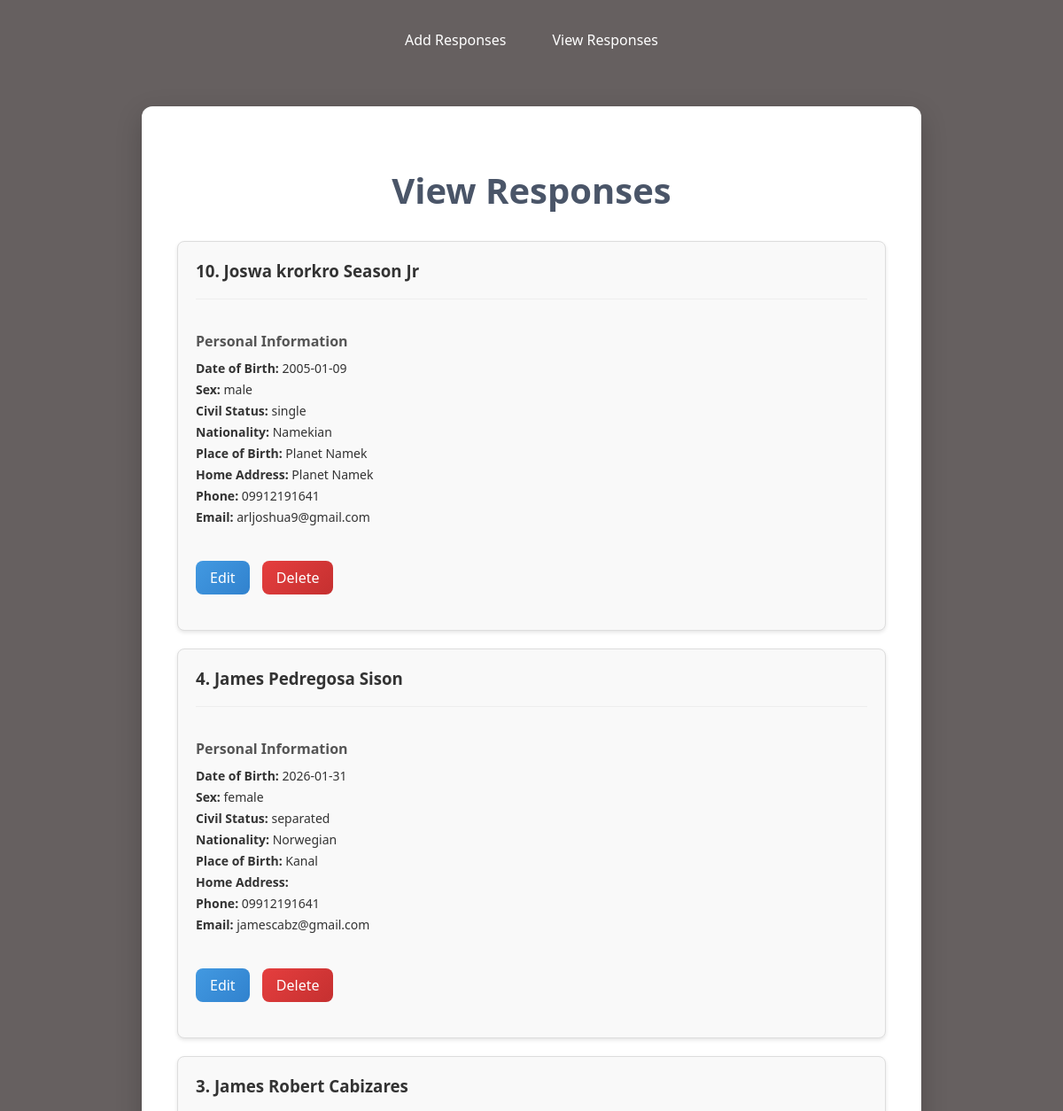
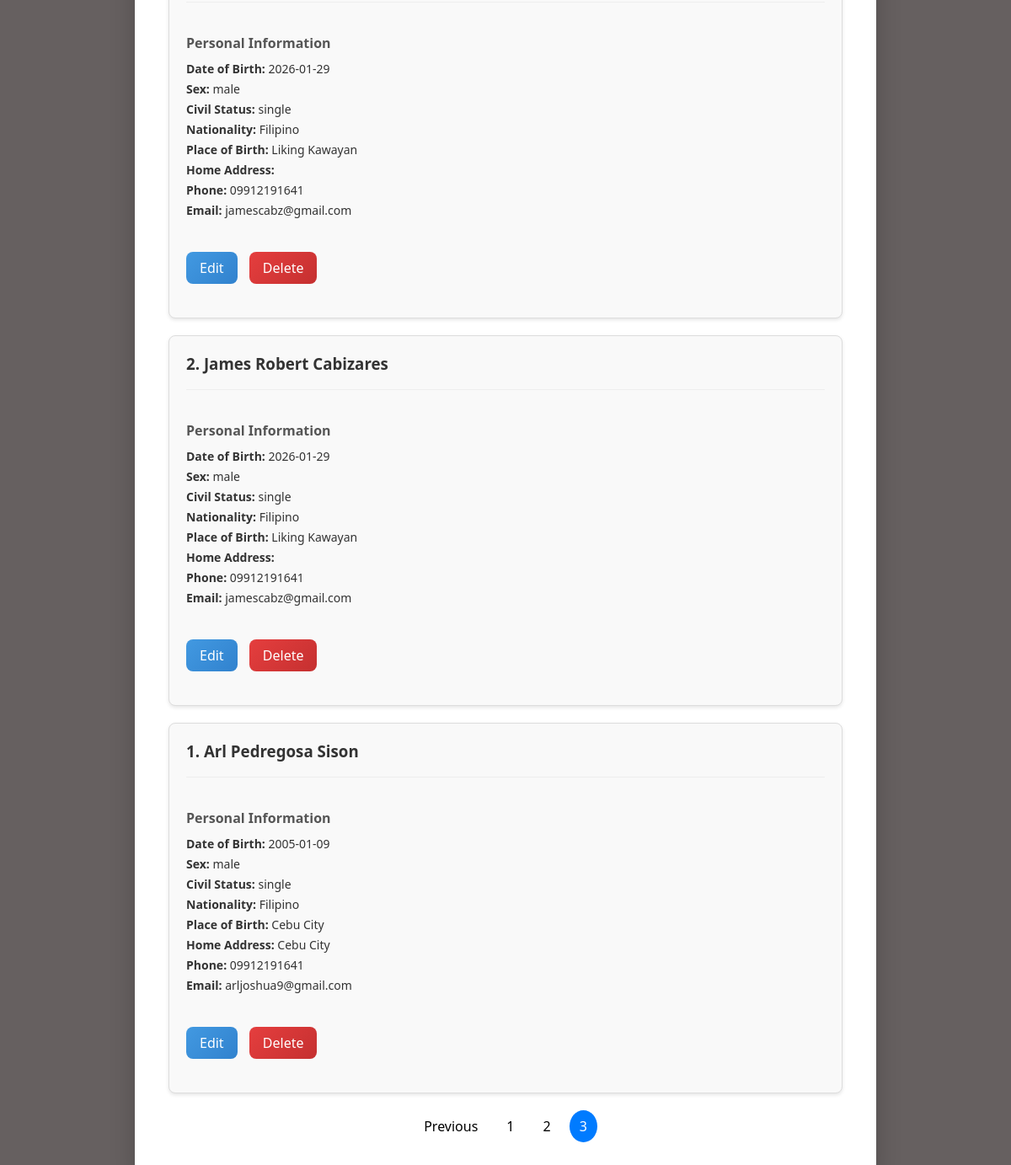
Page /View/view.php?page=3 on the committed database (2 pictures, top to bottom).
### tables this page shows
CREATE TABLE `user` (
  `user_id` int(255) NOT NULL,
  `first_name` varchar(255) NOT NULL,
  `middle_name` varchar(255) NOT NULL,
  `last_name` varchar(255) NOT NULL,
  `suffix` varchar(255) DEFAULT NULL,
  `date_of_birth` date NOT NULL,
  `sex` varchar(255) NOT NULL,
  `civil_status` varchar(255) NOT NULL,
  `nationality` varchar(255) NOT NULL,
  `place_of_birth` varchar(255) NOT NULL,
  `home_address` varchar(255) NOT NULL,
  `phone_number` varchar(255) NOT NULL,
  `email_address` varchar(255) NOT NULL,
  `occupation` varchar(255) DEFAULT NULL
);

### View/ViewController.php (called while the page is built, shortened)
<?php
class Database {
    private $host = "localhost";
    private $db_name = "onlineform";
    private $username = "root";
    private $password = "";
    private $conn;
    public function connect() {
        $this->conn = null;
        try {
            $this->conn = new PDO(
                "mysql:host={$this->host};dbname={$this->db_name};charset=utf8mb4",
                $this->username,
                $this->password,
                [
                    PDO::ATTR_ERRMODE => PDO::ERRMODE_EXCEPTION,
                    PDO::ATTR_EMULATE_PREPARES => false,
                ]
            );
        } catch (PDOException $exception) {
            echo "Connection error: " . $exception->getMessage();
        }
        return $this->conn;
    }
    public function getAllUsers() {
        $sql = "SELECT * FROM user ORDER BY user_id DESC";
        $stmt = $this->conn->prepare($sql);
        $stmt->execute();
        return $stmt->fetchAll(PDO::FETCH_ASSOC);
    }
        public function getUsersPaginated($limit, $offset) {
        $sql = "SELECT * FROM user ORDER BY user_id DESC LIMIT :limit OFFSET :offset";
        $stmt = $this->conn->prepare($sql);
        $stmt->bindParam(':limit', $limit, PDO::PARAM_INT);
        $stmt->bindParam(':offset', $offset, PDO::PARAM_INT);
        $stmt->execute();
        return $stmt->fetchAll(PDO::FETCH_ASSOC);
    }
    public function getTotalUsers() {
        $sql = "SELECT COUNT(*) as total FROM user";
        $stmt = $this->conn->prepare($sql);
        $stmt->execute();
        $result = $stmt->fetch(PDO::FETCH_ASSOC);
        return $result['total'];
    }
}
$db_instance = new Database();
if ($_SERVER['REQUEST_METHOD'] == 'GET') {
    $users = $db_instance->getAllUsers();
}
$limit = 5;
    $page = isset($_GET['page']) ? (int)$_GET['page'] : 1;
    $offset = ($page - 1) * $limit;
    $users = $db_instance->getUsersPaginated($limit, $offset);
    $totalUsers = $db_instance->getTotalUsers();
    $totalPages = ceil($totalUsers / $limit);
?>

### View/view.php (the view, shortened to what this page needs)
<!DOCTYPE html>
<html lang="en">
<head>
    <link rel="stylesheet" href="view.module.css">
</head>
<body>
    <?php
    require_once 'ViewController.php';
    ?>
    <div class="container">
    <h1>View Responses</h1>
    <?php if (!empty($users)): ?>
        <div class="users-grid">
            <?php foreach ($users as $user): ?>
                <div class="user-card">
                    <h3><?php echo htmlspecialchars($user['user_id']. '.' . ' ' . $user['first_name'] . ' ' . $user['middle_name'] . ' ' . $user['last_name'] . ($user['suffix'] ? ' ' . $user['suffix'] : '')); ?></h3>
                    <div class="card-section">
                        <h4>Personal Information</h4>
                        <p><strong>Date of Birth:</strong> <?php echo htmlspecialchars($user['date_of_birth']); ?></p>
                        <p><strong>Sex:</strong> <?php echo htmlspecialchars($user['sex']); ?></p>
                        <p><strong>Civil Status:</strong> <?php echo htmlspecialchars($user['civil_status']); ?></p>
                        <p><strong>Nationality:</strong> <?php echo htmlspecialchars($user['nationality']); ?></p>
                        <p><strong>Place of Birth:</strong> <?php echo htmlspecialchars($user['place_of_birth']); ?></p>
                        <p><strong>Home Address:</strong> <?php echo htmlspecialchars($user['home_address']); ?></p>
                        <p><strong>Phone:</strong> <?php echo htmlspecialchars($user['phone_number']); ?></p>
                        <p><strong>Email:</strong> <?php echo htmlspecialchars($user['email_address']); ?></p>
                    </div>
                    <button class="edit-btn" data-id="<?php echo $user['user_id']; ?>">Edit</button>
                    <button class="delete-btn" data-id="<?php echo $user['user_id']; ?>">Delete</button>
                </div>
            <?php endforeach; ?>
        </div>
    <?php else: ?>
        <p>No users found.</p>
    <?php endif; ?>
    <div class="pagination">
    <?php if ($page > 1): ?>
        <a href="?page=<?php echo $page - 1; ?>">Previous</a>
    <?php endif; ?>
    <?php for ($i = 1; $i <= $totalPages; $i++): ?>
        <a href="?page=<?php echo $i; ?>" <?php if ($i == $page) echo 'class="active"'; ?>><?php echo $i; ?></a>
    <?php endfor; ?>
</div>
</div>
</body>
</html>

### View/view.module.css (style rules this page uses)
body { margin: 0; padding: 0; background: hsl(0, 3%, 39%); font-family: 'Segoe UI', Tahoma, Geneva, Verdana, sans-serif; color: #333; }
.container { max-width: 800px; margin: 50px auto; background: white; padding: 40px; box-shadow: 0 10px 30px rgba(0, 0, 0, 0.2); border-radius: 12px; font-family: 'Segoe UI', Tahoma, Geneva, Verdana, sans-serif; flex-wrap: wrap; }
h1 { text-align: center; color: #4a5568; margin-bottom: 30px; font-size: 2.5em; }
.users-grid { display: grid; grid-template-columns: repeat(auto-fill, minmax(400px, 1fr)); gap: 20px; margin-top: 20px; }
.user-card { border: 1px solid #ddd; border-radius: 8px; padding: 20px; background-color: #f9f9f9; box-shadow: 0 2px 4px rgba(0,0,0,0.1); transition: transform 0.2s ease; }
.user-card h3 { margin-top: 0; color: #333; }
.card-section { margin-top: 15px; padding-top: 15px; border-top: 1px solid #eee; margin-bottom: 20px; }
.card-section h4 { margin-bottom: 10px; color: #555; }
.card-section p { margin: 5px 0; font-size: 14px; }
a { text-decoration: none; }
.edit-btn, .delete-btn { padding: 8px 16px; margin-top: 20px; margin-bottom: 20px; margin-right: 10px; border-radius: 8px; border: none; color: white; font-size: 16px; font-weight: 500; font-family: 'Segoe UI', Tahoma, Geneva, Verdana, sans-serif; transition: transform 0.2s ease, box-shadow 0.2s ease; cursor: pointer; }
.edit-btn { background: linear-gradient(135deg, #4299e1 0%, #3182ce 100%); }
.delete-btn { background: linear-gradient(135deg, #e53e3e 0%, #c53030 100%); }
.pagination { display: flex; justify-content: center; margin-top: 20px; }
.pagination a { margin: 0 5px; padding: 8px 12px; text-decoration: none; border: none; color: black; font-family: 'Segoe UI', Tahoma, Geneva, Verdana, sans-serif; font-weight: 500; }
.pagination a.active { background-color: #007bff; color: white; border-radius: 50%; }

### Navbar/navbar.module.css (style rules this page uses)
.topnav { display: flex; justify-content: center; align-items: center; gap: 20px; margin-top: 20px; }
.topnav a { position: relative; text-decoration: none; color: white; padding: 14px 16px; }
.topnav a::after { content: ""; position: absolute; left: 50%; bottom: 5px; width: 0%; height: 2px; background-color: white; transform: translateX(-50%); transition: width 0.3s ease; }

### rows in the picture
user: user_id+first_name+middle_name "10. Joswa krorkro Season Jr", date_of_birth "2005-01-09", sex "male", civil_status "single", nationality "Namekian", place_of_birth "Planet Namek", home_address "Planet Namek", phone_number "09912191641", email_address "arljoshua9@gmail.com"
user: user_id+first_name+middle_name "4. James Pedregosa Sison", date_of_birth "2026-01-31", sex "female", civil_status "separated", nationality "Norwegian", place_of_birth "Kanal", phone_number "09912191641", email_address "jamescabz@gmail.com"
user: user_id+first_name+middle_name "3. James Robert Cabizares", date_of_birth "2026-01-29", sex "male", civil_status "single", nationality "Filipino", place_of_birth "Liking Kawayan", phone_number "09912191641", email_address "jamescabz@gmail.com"
user: user_id+first_name+middle_name "2. James Robert Cabizares", date_of_birth "2026-01-29", sex "male", civil_status "single", nationality "Filipino", place_of_birth "Liking Kawayan", phone_number "09912191641", email_address "jamescabz@gmail.com"
user: user_id+first_name+middle_name "1. Arl Pedregosa Sison", date_of_birth "2005-01-09", sex "male", civil_status "single", nationality "Filipino", place_of_birth "Cebu City", home_address "Cebu City", phone_number "09912191641", email_address "arljoshua9@gmail.com"
